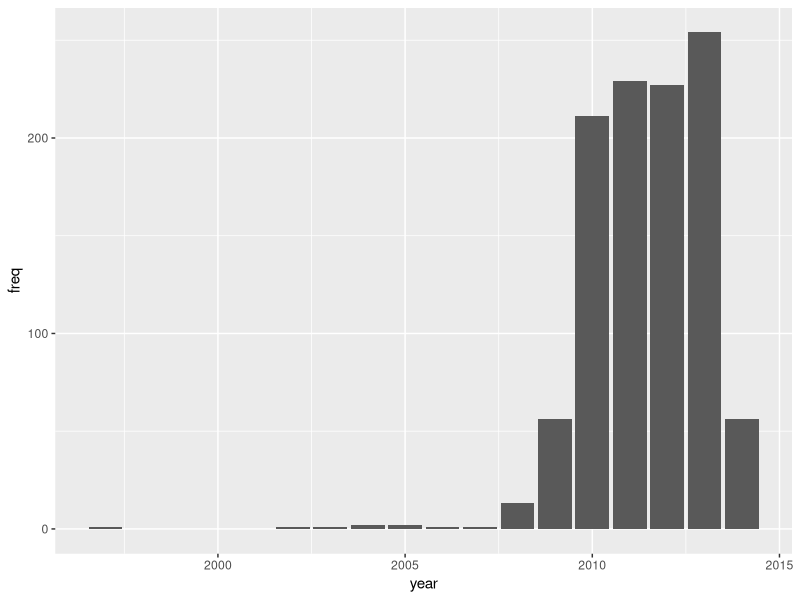
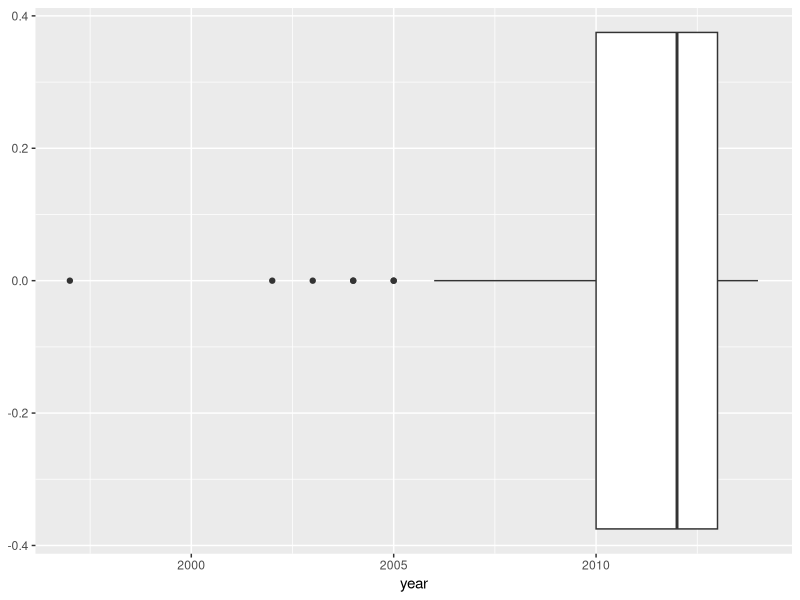
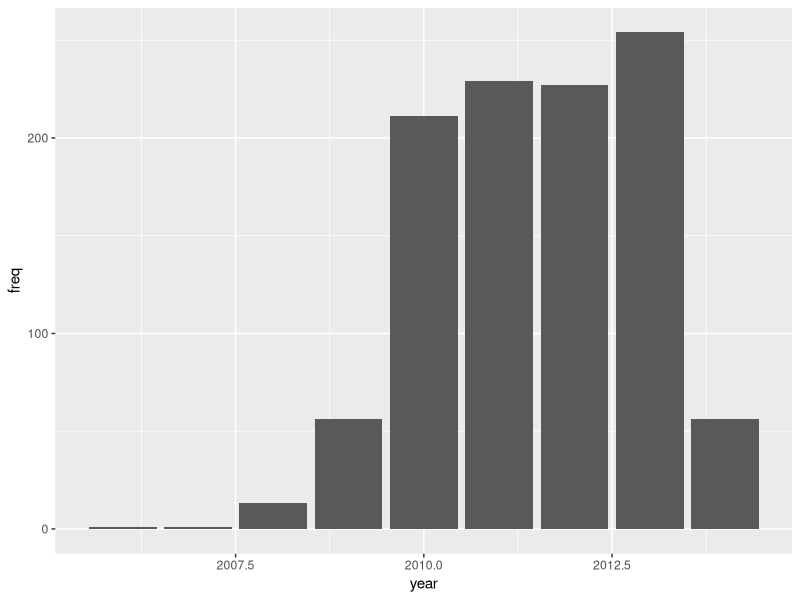
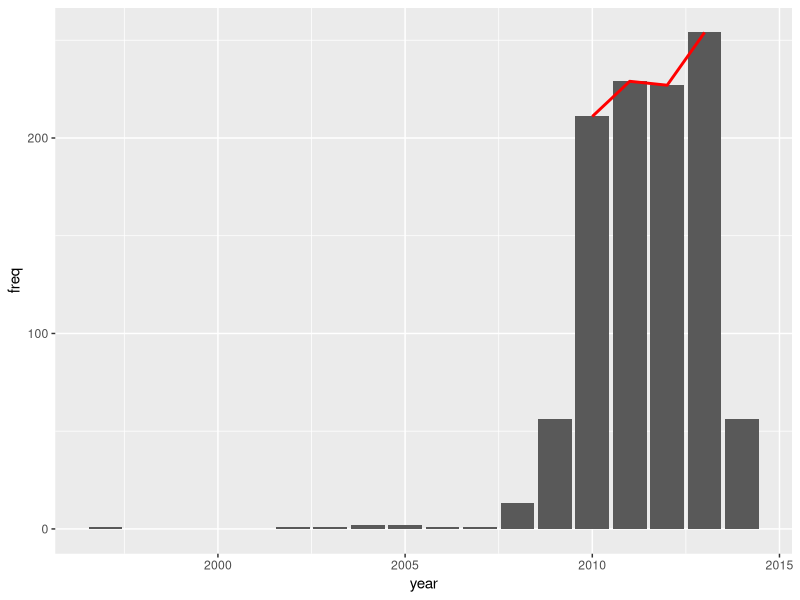

These charts were generated, in order, by the following R code:
## ---- chunk 1
knitr::opts_chunk$set(echo = TRUE)
## ---- chunk 2
library(tidyverse)
library(ggplot2)
## ---- chunk 3
breaches <- read_csv("Cyber Security Breaches.csv")
## ---- chunk 4
number_of_breaches <- breaches %>% 
  group_by(year)%>%
  summarise(freq = n())
ggplot(number_of_breaches, aes(year, freq)) +
  geom_histogram(stat = "identity")
## ---- chunk 5
ggplot(breaches, aes(x = year)) +
  geom_boxplot()
## ---- chunk 6
number_of_breaches %>%
  filter(year > 2005) %>%
  ggplot(aes(year, freq)) +
  geom_histogram(stat = "identity")
## ---- chunk 7
missing <- breaches %>% filter(is.na(year))
missing
## ---- chunk 8
library(modelr)
mod <- lm(freq ~ year, data = number_of_breaches)
summary(mod)
## ---- chunk 9
range <- number_of_breaches %>% 
  filter(year > 2009 & year < 2014) %>%
  add_predictions(mod, "freq1") 

ggplot(number_of_breaches, aes(year, freq)) +
  geom_col() +
  geom_line(data = range, colour = "red", size = 1)
